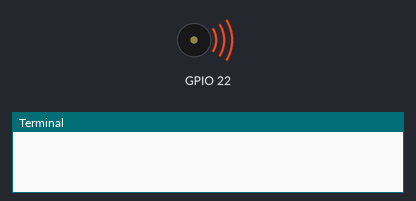
Bench run of a program on a simulated Raspberry Pi (BCM pin numbers). Parts: buzzer (waves = sounding), the last lines printed to the terminal. No MQTT or app messages arrive unless stated; threads take turns every 2 ms.

Above: at 0.15 s.
At 2.75 s:
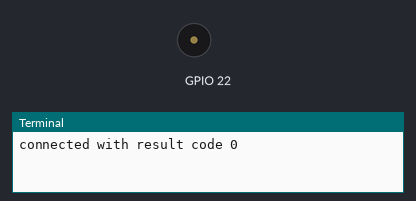
Timing chart, 0 to 3.0 s (numbered marks = the images above):
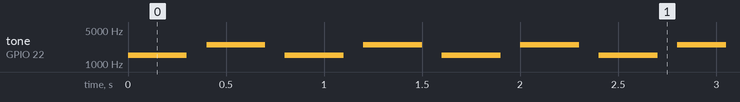

The program:

alarm.py
```python
#!/usr/bin/python3.7
import wiringpi as wp
import time
import threading
import paho.mqtt.client as mqtt

# compare bool
oldval = 1

# mqtt connection setup
topic = "iot/actuators/alarm"
topic2 = "iot/pddl/alarm"
host = "1.1.1.1"

# choose pin numbering scheme, see witingpi doc
wp.wiringPiSetupGpio()

# set pin
PIN = 22
wp.softToneCreate(PIN)

# set frequencies
a = 1500
b = 2500

# array for speaker to play
alarm = [a, a, a, 0, b, b, b, 0]
def on_message(client, userdata, message):
    global oldval

    try:
        active = message.payload.decode()
    except:
        print('Error: Message type not supported!')
        active = "False"

    if active == "True" and oldval == 0:
        oldval = 1
        client.publish(topic2, "(is-on alarm1)", 2)

    if active == "False" and oldval == 1:
        oldval = 0
        client.publish(topic2, "(not(is-on alarm1))", 2)

def on_connect(client, userdata, flags, rc):
    print("connected with result code {rc}".format(rc=str(rc)))

def on_disconnect(client, userdata, rc):
    print("Disconnect, reason: " + str(rc))
    print("Disconnect, reason: " + str(client))

def fred():
    global oldval

    while True:
        if oldval == 1:
            for i in range(len(alarm)):
                wp.softToneWrite(PIN, alarm[i])
                time.sleep(0.1)

# threading
t = threading.Thread(target=fred)
t.start()

client = mqtt.Client('Alarm')
client.on_message = on_message
client.on_connect = on_connect
client.on_disconnect = on_disconnect
client.connect(host, 1883, 60)
client.subscribe(topic, qos=2)
client.loop_forever()
```

Measured:
- by itself, tone on GPIO 22: repeats every 0.80 s: silent 0.10 s, 2500 Hz 0.30 s, silent 0.10 s, 1500 Hz 0.30 s
